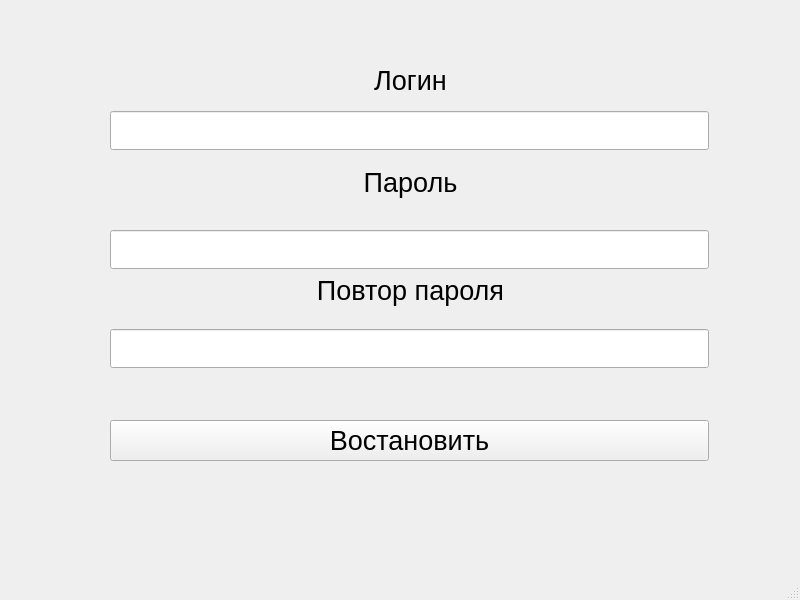
<?xml version="1.0" encoding="UTF-8"?>
<ui version="4.0">
 <class>MainWindow</class>
 <widget class="QMainWindow" name="MainWindow">
  <property name="geometry">
   <rect>
    <x>0</x>
    <y>0</y>
    <width>800</width>
    <height>600</height>
   </rect>
  </property>
  <property name="windowTitle">
   <string>MainWindow</string>
  </property>
  <widget class="QWidget" name="centralwidget">
   <widget class="QPushButton" name="btn_Recover">
    <property name="geometry">
     <rect>
      <x>110</x>
      <y>420</y>
      <width>599</width>
      <height>41</height>
     </rect>
    </property>
    <property name="font">
     <font>
      <pointsize>20</pointsize>
     </font>
    </property>
    <property name="text">
     <string>Востановить</string>
    </property>
   </widget>
   <widget class="QLabel" name="lbl_Login">
    <property name="geometry">
     <rect>
      <x>110</x>
      <y>50</y>
      <width>601</width>
      <height>61</height>
     </rect>
    </property>
    <property name="font">
     <font>
      <pointsize>20</pointsize>
     </font>
    </property>
    <property name="text">
     <string>Логин</string>
    </property>
    <property name="alignment">
     <set>Qt::AlignCenter</set>
    </property>
   </widget>
   <widget class="QLineEdit" name="lE_Login">
    <property name="geometry">
     <rect>
      <x>110</x>
      <y>111</y>
      <width>599</width>
      <height>39</height>
     </rect>
    </property>
    <property name="font">
     <font>
      <pointsize>20</pointsize>
     </font>
    </property>
   </widget>
   <widget class="QLineEdit" name="lE_Password">
    <property name="geometry">
     <rect>
      <x>110</x>
      <y>230</y>
      <width>599</width>
      <height>39</height>
     </rect>
    </property>
    <property name="font">
     <font>
      <pointsize>20</pointsize>
     </font>
    </property>
    <property name="echoMode">
     <enum>QLineEdit::Password</enum>
    </property>
   </widget>
   <widget class="QLineEdit" name="lE_PasswordRepit">
    <property name="geometry">
     <rect>
      <x>110</x>
      <y>329</y>
      <width>599</width>
      <height>39</height>
     </rect>
    </property>
    <property name="font">
     <font>
      <pointsize>20</pointsize>
     </font>
    </property>
    <property name="echoMode">
     <enum>QLineEdit::Password</enum>
    </property>
   </widget>
   <widget class="QLabel" name="lbl_Password">
    <property name="geometry">
     <rect>
      <x>110</x>
      <y>152</y>
      <width>601</width>
      <height>61</height>
     </rect>
    </property>
    <property name="font">
     <font>
      <pointsize>20</pointsize>
     </font>
    </property>
    <property name="text">
     <string>Пароль</string>
    </property>
    <property name="alignment">
     <set>Qt::AlignCenter</set>
    </property>
   </widget>
   <widget class="QLabel" name="lbl_PasswordRepit">
    <property name="geometry">
     <rect>
      <x>110</x>
      <y>260</y>
      <width>601</width>
      <height>61</height>
     </rect>
    </property>
    <property name="font">
     <font>
      <pointsize>20</pointsize>
     </font>
    </property>
    <property name="text">
     <string>Повтор пароля</string>
    </property>
    <property name="alignment">
     <set>Qt::AlignCenter</set>
    </property>
   </widget>
  </widget>
  <widget class="QMenuBar" name="menubar">
   <property name="geometry">
    <rect>
     <x>0</x>
     <y>0</y>
     <width>800</width>
     <height>21</height>
    </rect>
   </property>
  </widget>
  <widget class="QStatusBar" name="statusbar"/>
 </widget>
 <resources/>
 <connections/>
</ui>
